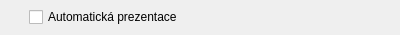
<?xml version="1.0" encoding="UTF-8"?>
<ui version="4.0">
 <class>PresentationPropertiesWidget_PowerPoint</class>
 <widget class="QWidget" name="PresentationPropertiesWidget_PowerPoint">
  <property name="geometry">
   <rect>
    <x>0</x>
    <y>0</y>
    <width>400</width>
    <height>35</height>
   </rect>
  </property>
  <property name="windowTitle">
   <string>Form</string>
  </property>
  <layout class="QGridLayout" name="gridLayout">
   <property name="leftMargin">
    <number>0</number>
   </property>
   <property name="topMargin">
    <number>0</number>
   </property>
   <property name="rightMargin">
    <number>0</number>
   </property>
   <property name="bottomMargin">
    <number>0</number>
   </property>
   <item row="0" column="0">
    <widget class="QLabel" name="label">
     <property name="pixmap">
      <pixmap resource="../../res/resources.qrc">:/icons/16/Repeat_16px.png</pixmap>
     </property>
    </widget>
   </item>
   <item row="0" column="2">
    <widget class="QCheckBox" name="cbAutoPresentation">
     <property name="sizePolicy">
      <sizepolicy hsizetype="Expanding" vsizetype="Fixed">
       <horstretch>0</horstretch>
       <verstretch>0</verstretch>
      </sizepolicy>
     </property>
     <property name="text">
      <string>Automatická prezentace</string>
     </property>
    </widget>
   </item>
   <item row="0" column="1">
    <spacer name="horizontalSpacer">
     <property name="orientation">
      <enum>Qt::Horizontal</enum>
     </property>
     <property name="sizeType">
      <enum>QSizePolicy::Preferred</enum>
     </property>
     <property name="sizeHint" stdset="0">
      <size>
       <width>16</width>
       <height>20</height>
      </size>
     </property>
    </spacer>
   </item>
  </layout>
 </widget>
 <resources>
  <include location="../../res/resources.qrc"/>
  <include location="../../res/resources.qrc"/>
  <include location="../../res/resources.qrc"/>
 </resources>
 <connections/>
</ui>
